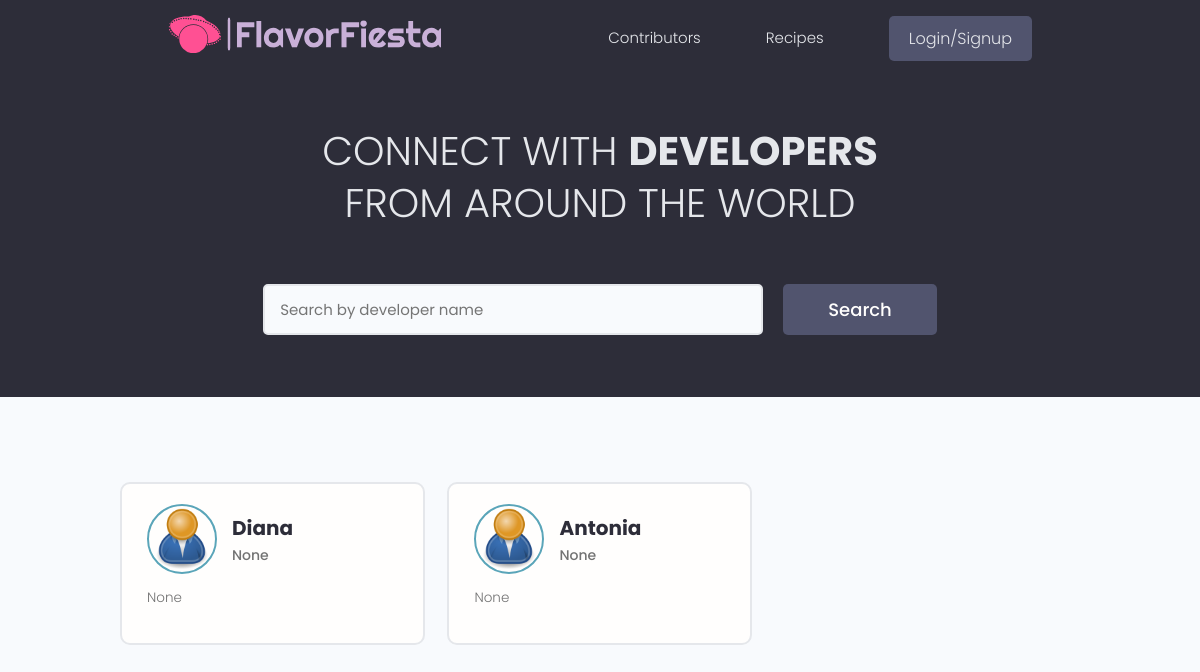
/users/, run on the app's committed database.
### users/models.py (models this page shows, shortened)
class Profile(models.Model):
    user = models.OneToOneField(User, on_delete=models.CASCADE, null=True, blank=True)
    name = models.CharField(max_length=200, blank=True, null=True)
    email = models.EmailField(max_length=500, null=True, blank=True)
    username = models.CharField(max_length=200, blank=True, null=True)
    location = models.CharField(max_length=200, blank=True, null=True)
    short_intro = models.CharField(max_length=200, blank=True, null=True)
    bio = models.TextField(blank=True, null=True)
    profile_image = models.ImageField(blank=True, null=True, upload_to='profiles/', default="profiles/user-default.png")
    social_twitter = models.CharField(max_length=200, blank=True, null=True)
    social_linkedin = models.CharField(max_length=200, blank=True, null=True)
    social_youtube = models.CharField(max_length=200, blank=True, null=True)
    social_website = models.CharField(max_length=200, blank=True, null=True)
    created = models.DateTimeField(auto_now_add=True)
    id = models.UUIDField(default=uuid.uuid4, unique=True, primary_key=True, editable=False)

### users/views.py (the view)
# urls.py: path('', views.profiles, name="profiles"),
def profiles(request):
    profiles = Profile.objects.all()
    context = { 'profiles': profiles}
    return render(request, 'users/profiles.html', context)

### users/templates/users/profiles.html (shortened to what this page needs)
{% extends 'main.html' %}
{% block content %}
<main class="home">
    <section class="hero-section text-center">
      <div class="container container--narrow">
        <div class="hero-section__box">
          <h2>CONNECT WITH <span>DEVELOPERS</span></h2>
          <h2>FROM AROUND THE WORLD</h2>
        </div>
        <div class="hero-section__search">
          <form class="form" action="#" method="get">
            <div class="form__field">
              <input class="input input--text" id="formInput#search" type="text" name="text"
                placeholder="Search by developer name" />
            </div>
            <input class="btn btn--sub btn--lg" type="submit" value="Search" />
          </form>
        </div>
      </div>
    </section>
    <section class="devlist">
      <div class="container">
        <div class="grid grid--three">
            {% for profile in profiles %}
          <div class="column card">
            <div class="dev">
              <a href="{% url 'user-profile' profile.id %}" class="card__body">
                <div class="dev__profile">
                  <img class="avatar avatar--md" src="{{ profile.profile_image.url }}" alt="image" />
                  <div class="dev__meta">
                    <h3>{{ profile.name }}</h3>
                    <h5>{{ profile.short_intro|slice:"60"}}</h5>
                  </div>
                </div>
                <p class="dev__info">{{ profile.bio|slice:"150"}}</p>
              </a>
            </div>
          </div>
          {% endfor %}
        </div>
      </div>
    </section>
  </main>
{% endblock %}

### static/styles/app.css (style rules this page uses)
:root { --color-sub: #2d2d39; }
.btn--sub { background-color: var(--color-sub-light); }
.card { border: 2px solid var(--color-light); }
img { width: 100%; }
.hero-section { height: 40vh; display: flex; align-items: center; background-color: var(--color-sub); }
.hero-section__box { margin-bottom: 4rem; }
.hero-section__box > h2, .hero-section__box > h2 > span { font-size: 4rem; color: var(--color-light); line-height: 1.3; text-transform: uppercase; }
.hero-section__box > h2 { font-weight: 300; }
.hero-section__box > h2 > span { font-weight: 700; }
.hero-section__search > .form { display: flex; align-items: center; justify-content: center; gap: 2rem; }
.hero-section__search > .form input.input--text { width: 50rem; }
.devlist { margin-top: 8rem; }
.devlist .grid { align-items: stretch; }
.devlist .dev .dev__profile { display: flex; align-items: center; gap: 1.5rem; }
.devlist .dev .dev__meta h3 { color: var(--color-sub); font-size: 2rem; font-weight: 700; }
.devlist .dev .dev__meta h5 { color: var(--color-text); font-size: 1.4rem; font-weight: 500; }
.devlist .dev .dev__info { margin: 1.5rem 0; font-size: 1.35rem; line-height: 1.4; text-align: justify; }

### static/uikit/styles/modules/_variables.css (style rules this page uses)
:root { --color-main: #5aa5b9; --color-main-light: #e6faff; --color-sub: #3f4156; --color-sub-light: #51546e; --color-sub-lighter: #ededfd; --color-text: #737373; --color-gray: #8b8b8b; --color-light: #e5e7eb; --color-light-gray: #767676; --color-bg: #f8fafd; --color-white: #fffefd; --color-white-light: #f3f3f3; --color-success: #359e64; --color-success-bg: #def8e8; --color-error: #fc4b0b; --color-error-bg: #fff2ee; --font-base: 'Poppins', arial, helvetica, 'Segoe UI', roboto, ubuntu, sans-serif; --font-monospace: 'Fira Code', 'Courier New', courier, monospace; --font-regular: 300; --font-medium: 500; --font-bold: 700; --generic-shadow: 1px 1px 5px #00000010; --generic-transition: all 0.3s ease-in-out; }

### static/uikit/styles/modules/_base.css (style rules this page uses)
* { margin: 0; padding: 0; box-sizing: border-box; text-rendering: optimizeLegibility; color: inherit; font-size: inherit; }
html { font-size: 50%; }
@media only screen and (min-width: 480px) { html { font-size: 56.25%; } }
@media only screen and (min-width: 1200px) { html { font-size: 62.5%; } }
body { line-height: 1.6; font-weight: 400; font-size: 1.5rem; color: var(--color-text); background-color: var(--color-bg); min-height: 100vh; }

### static/uikit/styles/modules/_typography.css (style rules this page uses)
* { font-family: var(--font-base); }
h2 { font-size: 3.6rem; font-weight: var(--font-bold); }
h3 { font-size: 3.2rem; font-weight: var(--font-medium); }
h5 { font-size: 2.4rem; font-weight: var(--font-medium); }
h5, h6 { font-weight: var(--font-regular); }
p, span, strong { font-size: 1.6rem; color: var(--color-text); font-weight: var(--font-regular); }
a { padding-bottom: 2px; text-decoration: none; display: inline-block; color: var(--color-main); font-weight: var(--font-medium); }

### static/uikit/styles/modules/_utilities.css (style rules this page uses)
.container { width: 92%; max-width: 165rem; margin: 0 auto; box-sizing: border-box; }
.container--narrow { width: 92%; max-width: 120rem; }
@media screen and (min-width: 1000px) { .container { width: 90%; } }
@media screen and (min-width: 1000px) { .container--narrow { width: 85%; } }
@media screen and (min-width: 1200px) { .container { width: 80%; } }
@media screen and (min-width: 1200px) { .container--narrow { width: 72%; } }
.text-center { text-align: center; }

### static/uikit/styles/modules/_avatar.css (style rules this page uses)
.avatar { border-radius: 50%; border: 2px solid var(--color-main); object-fit: cover; }
.avatar--md { height: 7rem; width: 7rem; }

### static/uikit/styles/modules/_button.css (style rules this page uses)
.btn { display: inline-block; position: relative; cursor: pointer; background-color: var(--color-light); font-weight: var(--font-medium); color: var(--color-sub); text-decoration: none; padding: 1rem 2rem; border-radius: 0.5rem; border: none; width: -webkit-fit-content; width: -moz-fit-content; width: fit-content; height: -webkit-fit-content; height: -moz-fit-content; height: fit-content; font-size: 1.6rem; outline-width: 0; outline-color: transparent; -webkit-backface-visibility: hidden; backface-visibility: hidden; transition: all 0.3s ease-in-out; }
.btn--sub { background-color: var(--color-sub); color: var(--color-white); }
.btn--lg { font-size: 1.8rem; padding: 1.2rem 4.5rem; }

### static/uikit/styles/modules/_card.css (style rules this page uses)
.card { border-radius: 1rem; background-color: var(--color-white); border: 1.5px solid var(--color-light); width: auto; height: auto; margin-top: 0.5rem; margin-bottom: 0.5rem; overflow: hidden; }
.card__body, .card__header { padding: 2rem 2.5rem; }

### data on the page
Profile: profile_image (placeholder picture), name "Diana", short_intro "None", bio "None"
Profile: profile_image (placeholder picture), name "Antonia", short_intro "None", bio "None"
